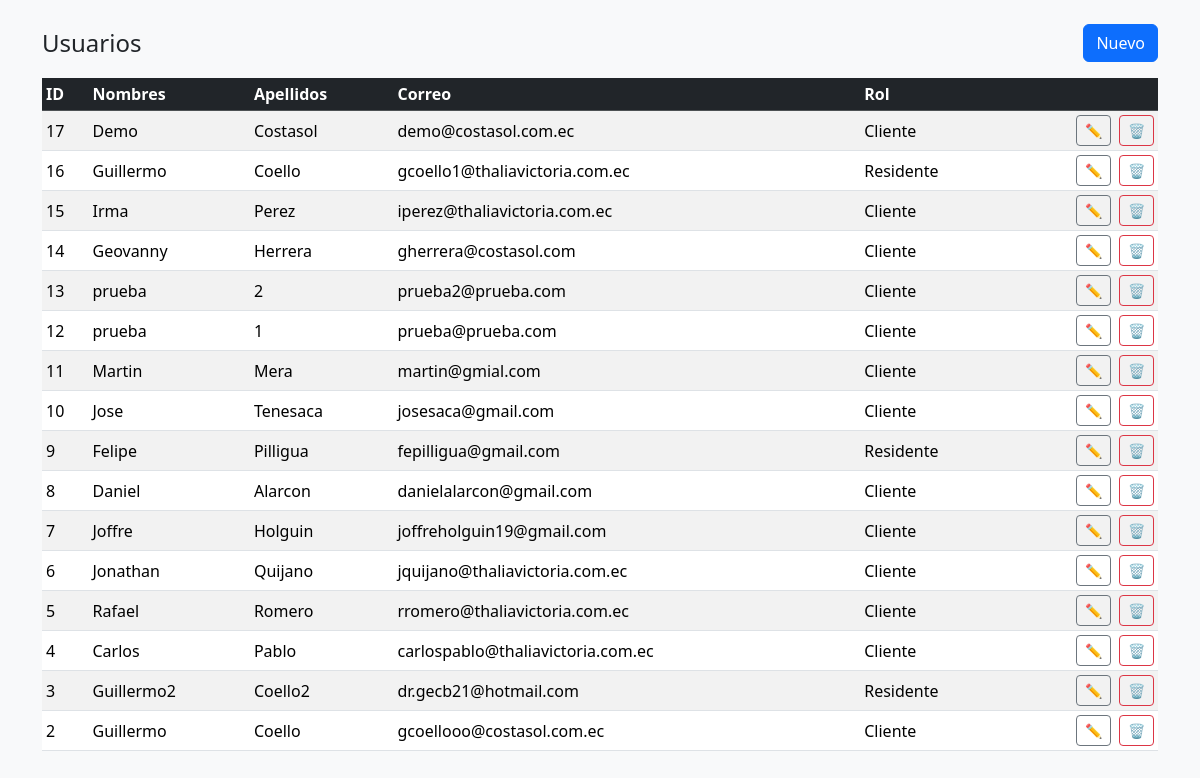
The page /appcostasol/Front/users.php on the database its author committed.
### tables this page shows
CREATE TABLE `usuario` (
  `id` bigint(20) unsigned NOT NULL AUTO_INCREMENT,
  `rol_id` tinyint(3) unsigned NOT NULL,
  `nombres` varchar(60) NOT NULL,
  `apellidos` varchar(60) NOT NULL,
  `cedula` varchar(20) DEFAULT NULL,
  `telefono` varchar(25) DEFAULT NULL,
  `correo` varchar(120) NOT NULL,
  `contrasena_hash` char(60) NOT NULL,
  `numero_propiedades` smallint(5) unsigned DEFAULT '0',
  `url_foto_perfil` varchar(255) DEFAULT NULL,
  `fecha_insertado` datetime DEFAULT CURRENT_TIMESTAMP,
  `token` varchar(255) DEFAULT NULL,
  `onesignal_player_id` varchar(255) DEFAULT NULL,
  `fecha_actualizacion_player_id` timestamp NULL DEFAULT NULL COMMENT 'Fecha de última actualización del OneSignal Player ID',
  PRIMARY KEY (`id`),
  UNIQUE KEY `correo` (`correo`),
  UNIQUE KEY `uk_usuario_cedula` (`cedula`),
  KEY `rol_id` (`rol_id`),
  KEY `idx_usuario_onesignal_player_id` (`onesignal_player_id`),
  CONSTRAINT `usuario_ibfk_1` FOREIGN KEY (`rol_id`) REFERENCES `rol` (`id`)
);

CREATE TABLE `rol` (
  `id` tinyint(3) unsigned NOT NULL AUTO_INCREMENT,
  `nombre` varchar(30) NOT NULL,
  `descripcion` varchar(100) NOT NULL,
  PRIMARY KEY (`id`),
  UNIQUE KEY `nombre` (`nombre`)
);

### appcostasol/Front/users.php (the view, shortened to what this page needs)
<?php
$db = DB::getDB();
$usuarios = $db->query(
  'SELECT u.id, u.nombres, u.apellidos, u.correo, r.nombre AS rol
     FROM usuario u
     JOIN rol r ON r.id = u.rol_id
     ORDER BY u.id DESC'
)->fetchAll();
?>
<!doctype html>
<html lang="es">
<head>
  <link href="https://cdn.jsdelivr.net/npm/bootstrap@5.3.3/dist/css/bootstrap.min.css" rel="stylesheet">
</head>
<body class="bg-light">
<div class="container py-4">
  <div class="d-flex justify-content-between align-items-center mb-3">
    <h1 class="h4 m-0">Usuarios</h1>
    <button class="btn btn-primary" data-bs-toggle="modal" data-bs-target="#modalUsuario"
            onclick="nuevoUsuario()">Nuevo</button>
  </div>
  <table class="table table-sm table-striped align-middle">
    <thead class="table-dark"><tr>
      <th>ID</th><th>Nombres</th><th>Apellidos</th><th>Correo</th><th>Rol</th><th></th>
    </tr></thead>
    <tbody id="tbody">
      <?php foreach ($usuarios as $u): ?>
        <tr>
          <td><?= $u['id'] ?></td>
          <td><?= htmlspecialchars($u['nombres']) ?></td>
          <td><?= htmlspecialchars($u['apellidos']) ?></td>
          <td><?= htmlspecialchars($u['correo']) ?></td>
          <td><?= htmlspecialchars($u['rol']) ?></td>
          <td class="text-end">
            <button class="btn btn-sm btn-outline-secondary me-1"
                    data-bs-toggle="modal" data-bs-target="#modalUsuario"
                    onclick='editarUsuario(<?= json_encode($u) ?>)'>✏️</button>
            <button class="btn btn-sm btn-outline-danger"
                    onclick="borrarUsuario(<?= $u['id'] ?>)">🗑️</button>
          </td>
        </tr>
      <?php endforeach; ?>
    </tbody>
  </table>
</div>
</body></html>

### rows shown on the page
usuario: id "17", nombres "Demo", apellidos "Costasol", correo "demo@costasol.com.ec", rol.nombre "Cliente"
usuario: id "16", nombres "Guillermo", apellidos "Coello", correo "gcoello1@thaliavictoria.com.ec", rol.nombre "Residente"
usuario: id "15", nombres "Irma", apellidos "Perez", correo "iperez@thaliavictoria.com.ec", rol.nombre "Cliente"
usuario: id "14", nombres "Geovanny", apellidos "Herrera", correo "gherrera@costasol.com", rol.nombre "Cliente"
usuario: id "13", nombres "prueba", apellidos "2", correo "prueba2@prueba.com", rol.nombre "Cliente"
usuario: id "12", nombres "prueba", apellidos "1", correo "prueba@prueba.com", rol.nombre "Cliente"
usuario: id "11", nombres "Martin", apellidos "Mera", correo "martin@gmial.com", rol.nombre "Cliente"
usuario: id "10", nombres "Jose", apellidos "Tenesaca", correo "josesaca@gmail.com", rol.nombre "Cliente"
usuario: id "9", nombres "Felipe", apellidos "Pilligua", correo "fepilligua@gmail.com", rol.nombre "Residente"
usuario: id "8", nombres "Daniel", apellidos "Alarcon", correo "danielalarcon@gmail.com", rol.nombre "Cliente"
usuario: id "7", nombres "Joffre", apellidos "Holguin", correo "joffreholguin19@gmail.com", rol.nombre "Cliente"
usuario: id "6", nombres "Jonathan", apellidos "Quijano", correo "jquijano@thaliavictoria.com.ec", rol.nombre "Cliente"
usuario: id "5", nombres "Rafael", apellidos "Romero", correo "rromero@thaliavictoria.com.ec", rol.nombre "Cliente"
usuario: id "4", nombres "Carlos", apellidos "Pablo", correo "carlospablo@thaliavictoria.com.ec", rol.nombre "Cliente"
usuario: id "3", nombres "Guillermo2", apellidos "Coello2", correo "dr.gecb21@hotmail.com", rol.nombre "Residente"
usuario: id "2", nombres "Guillermo", apellidos "Coello", correo "gcoellooo@costasol.com.ec", rol.nombre "Cliente"
